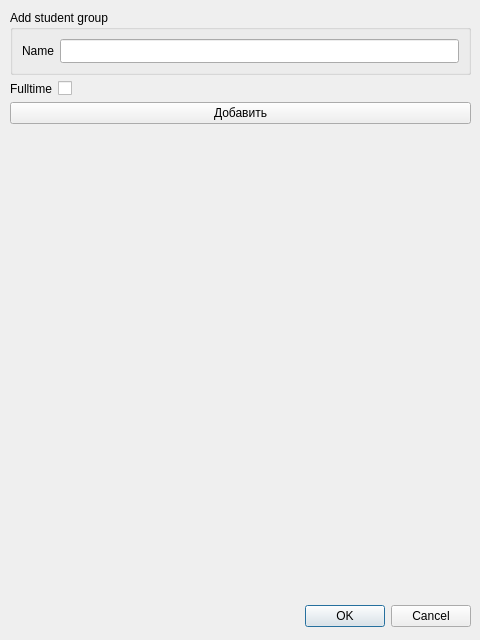
<?xml version="1.0" encoding="UTF-8"?>
<ui version="4.0">
 <class>Dialog</class>
 <widget class="QDialog" name="Dialog">
  <property name="geometry">
   <rect>
    <x>0</x>
    <y>0</y>
    <width>480</width>
    <height>640</height>
   </rect>
  </property>
  <property name="windowTitle">
   <string>Dialog</string>
  </property>
  <widget class="QDialogButtonBox" name="buttonBox">
   <property name="geometry">
    <rect>
     <x>10</x>
     <y>600</y>
     <width>461</width>
     <height>32</height>
    </rect>
   </property>
   <property name="orientation">
    <enum>Qt::Horizontal</enum>
   </property>
   <property name="standardButtons">
    <set>QDialogButtonBox::Cancel|QDialogButtonBox::Ok</set>
   </property>
  </widget>
  <widget class="QWidget" name="layoutWidget">
   <property name="geometry">
    <rect>
     <x>10</x>
     <y>10</y>
     <width>461</width>
     <height>151</height>
    </rect>
   </property>
   <layout class="QFormLayout" name="formLayout_2">
    <property name="fieldGrowthPolicy">
     <enum>QFormLayout::AllNonFixedFieldsGrow</enum>
    </property>
    <item row="0" column="0" colspan="2">
     <widget class="QGroupBox" name="groupBox_2">
      <property name="title">
       <string>Add student group</string>
      </property>
      <layout class="QHBoxLayout" name="horizontalLayout_2">
       <item>
        <widget class="QLabel" name="label_6">
         <property name="text">
          <string>Name</string>
         </property>
        </widget>
       </item>
       <item>
        <widget class="QLineEdit" name="le_name">
         <property name="minimumSize">
          <size>
           <width>0</width>
           <height>24</height>
          </size>
         </property>
        </widget>
       </item>
      </layout>
     </widget>
    </item>
    <item row="1" column="0">
     <widget class="QLabel" name="fulltimeLabel">
      <property name="text">
       <string>Fulltime</string>
      </property>
     </widget>
    </item>
    <item row="1" column="1">
     <widget class="QCheckBox" name="ch_fulltime"/>
    </item>
    <item row="2" column="0" colspan="2">
     <widget class="QPushButton" name="pb_add_group">
      <property name="text">
       <string>Добавить</string>
      </property>
     </widget>
    </item>
   </layout>
  </widget>
 </widget>
 <resources/>
 <connections>
  <connection>
   <sender>buttonBox</sender>
   <signal>accepted()</signal>
   <receiver>Dialog</receiver>
   <slot>accept()</slot>
   <hints>
    <hint type="sourcelabel">
     <x>248</x>
     <y>254</y>
    </hint>
    <hint type="destinationlabel">
     <x>157</x>
     <y>274</y>
    </hint>
   </hints>
  </connection>
  <connection>
   <sender>buttonBox</sender>
   <signal>rejected()</signal>
   <receiver>Dialog</receiver>
   <slot>reject()</slot>
   <hints>
    <hint type="sourcelabel">
     <x>316</x>
     <y>260</y>
    </hint>
    <hint type="destinationlabel">
     <x>286</x>
     <y>274</y>
    </hint>
   </hints>
  </connection>
 </connections>
</ui>
